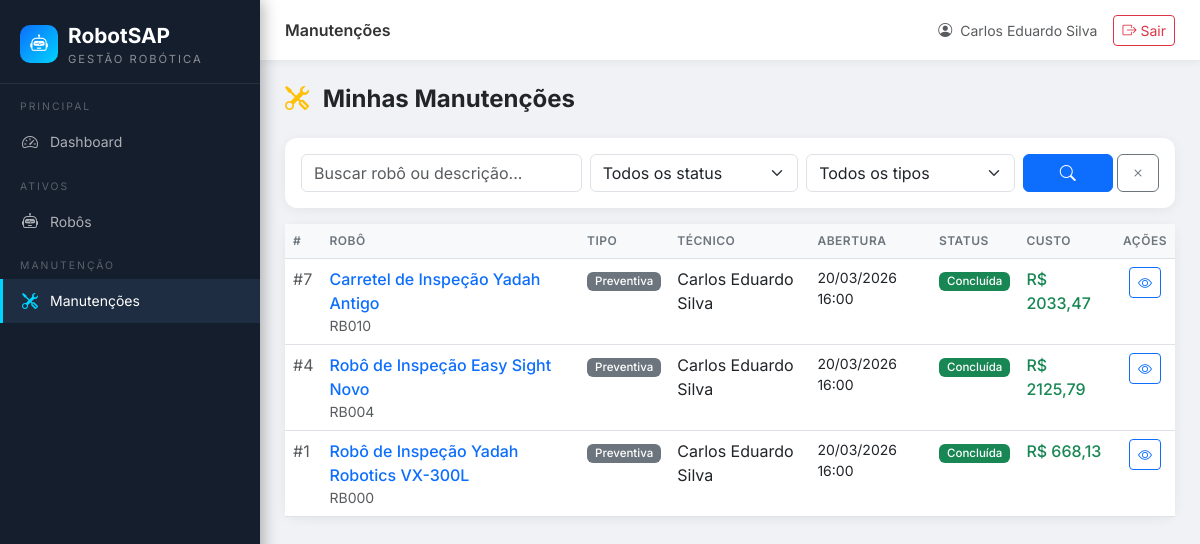
/manutencoes/ (signed in), run on the app's committed database.
### manutencoes/models.py (models this page shows, shortened)
class Manutencao(models.Model):
    TIPO_CHOICES = [
        ('preventiva', 'Preventiva'),
        ('corretiva', 'Corretiva'),
        ('preditiva', 'Preditiva'),
    ]
    STATUS_CHOICES = [
        ('aberta', 'Aberta'),
        ('em_execucao', 'Em execução'),
        ('concluida', 'Concluída'),
        ('cancelada', 'Cancelada'),
    ]
    STATUS_COLORS = {
        'aberta': 'primary',
        'em_execucao': 'warning',
        'concluida': 'success',
        'cancelada': 'danger',
    }
    robo = models.ForeignKey(Robot, on_delete=models.CASCADE, verbose_name='Robô')
    tecnico = models.ForeignKey(
        Tecnico, on_delete=models.SET_NULL, null=True, blank=True,
        verbose_name='Técnico Responsável'
    )
    tipo_manutencao = models.CharField(
        max_length=20, choices=TIPO_CHOICES, verbose_name='Tipo de Manutenção'
    )
    descricao = models.TextField(verbose_name='Descrição do Problema/Serviço')
    data_abertura = models.DateTimeField(auto_now_add=True, verbose_name='Data de Abertura')
    data_execucao = models.DateTimeField(null=True, blank=True, verbose_name='Data de Início da Execução')
    data_conclusao = models.DateTimeField(null=True, blank=True, verbose_name='Data de Conclusão')
    custo = models.DecimalField(max_digits=10, decimal_places=2, null=True, blank=True, verbose_name='Custo (R$)')
    pecas_substituidas = models.TextField(blank=True, verbose_name='Peças Substituídas')
    status = models.CharField(
        max_length=20, choices=STATUS_CHOICES, default='aberta', verbose_name='Status'
    )
    imagem_manutencao = models.ImageField(
        upload_to='manutencoes/imagens/', blank=True, null=True, verbose_name='Foto da Manutenção'
    )
    relatorio = models.FileField(
        upload_to='manutencoes/relatorios/', blank=True, null=True, verbose_name='Relatório'
    )
    observacoes_conclusao = models.TextField(blank=True, verbose_name='Observações de Conclusão')
    class Meta:
        verbose_name = 'Manutenção'
        verbose_name_plural = 'Manutenções'
        ordering = ['-data_abertura']
    def get_status_color(self):
        return self.STATUS_COLORS.get(self.status, 'secondary')

### robots/models.py (models this page shows, shortened)
class Robot(models.Model):
    STATUS_CHOICES = [
        ('operacional', 'Operacional'),
        ('em_manutencao', 'Em manutenção'),
        ('parado', 'Parado'),
        ('em_inspecao', 'Em inspeção'),
        ('inativo', 'Inativo'),
    ]
    STATUS_COLORS = {
        'operacional': 'success',
        'em_manutencao': 'warning',
        'parado': 'danger',
        'em_inspecao': 'info',
        'inativo': 'secondary',
    }
    nome = models.CharField(max_length=200, verbose_name='Nome do Robô')
    modelo = models.CharField(max_length=200, blank=True, verbose_name='Modelo')
    fabricante = models.CharField(max_length=200, blank=True, verbose_name='Fabricante')
    numero_serie = models.CharField(max_length=100, unique=True, blank=True, null=True, verbose_name='Número de Série (Ativo)')
    patrimonio = models.CharField(max_length=100, blank=True, verbose_name='Patrimônio')
    ano_fabricacao = models.PositiveIntegerField(null=True, blank=True, verbose_name='Ano de Fabricação')
    data_aquisicao = models.DateField(null=True, blank=True, verbose_name='Data de Aquisição')
    localizacao = models.CharField(max_length=300, blank=True, verbose_name='Localização')
    grupo = models.CharField(max_length=100, blank=True, verbose_name='Grupo')
    alocacao = models.CharField(max_length=200, blank=True, verbose_name='Alocação/Cliente')
    status_operacional = models.CharField(
        max_length=20, choices=STATUS_CHOICES, default='operacional',
        verbose_name='Status Operacional'
    )
    observacoes = models.TextField(blank=True, verbose_name='Observações')
    imagem = models.ImageField(upload_to='robots/imagens/', blank=True, null=True, verbose_name='Imagem')
    documento_tecnico = models.FileField(upload_to='robots/documentos/', blank=True, null=True, verbose_name='Documento Técnico')
    criado_em = models.DateTimeField(auto_now_add=True)
    atualizado_em = models.DateTimeField(auto_now=True)
    class Meta:
        verbose_name = 'Robô'
        verbose_name_plural = 'Robôs'
        ordering = ['nome']

### tecnicos/models.py (models this page shows, shortened)
class Tecnico(models.Model):
    ESPECIALIDADE_CHOICES = [
        ('mecanica', 'Mecânica'),
        ('eletrica', 'Elétrica'),
        ('eletronica', 'Eletrônica'),
        ('programacao', 'Programação/Software'),
        ('hidraulica', 'Hidráulica'),
        ('pneumatica', 'Pneumática'),
        ('inspecao', 'Inspeção Robótica'),
        ('geral', 'Manutenção Geral'),
    ]
    usuario = models.OneToOneField(
        User, on_delete=models.SET_NULL, null=True, blank=True,
        related_name='tecnico', verbose_name='Usuário de acesso'
    )
    nome = models.CharField(max_length=200, verbose_name='Nome Completo')
    matricula = models.CharField(max_length=50, blank=True, verbose_name='Matrícula')
    email = models.EmailField(blank=True, verbose_name='E-mail')
    telefone = models.CharField(max_length=20, blank=True, verbose_name='Telefone')
    especialidade = models.CharField(
        max_length=50, choices=ESPECIALIDADE_CHOICES, default='geral',
        verbose_name='Especialidade'
    )
    ativo = models.BooleanField(default=True, verbose_name='Ativo')
    criado_em = models.DateTimeField(auto_now_add=True)
    class Meta:
        verbose_name = 'Técnico'
        verbose_name_plural = 'Técnicos'
        ordering = ['nome']

### manutencoes/views.py (the view)
# urls.py: path('', views.ManutencaoListView.as_view(), name='list'),
class ManutencaoListView(LoginRequiredMixin, ListView):
    model = Manutencao
    template_name = 'manutencoes/manutencao_list.html'
    context_object_name = 'manutencoes'
    paginate_by = 15
    def get_queryset(self):
        queryset = Manutencao.objects.select_related('robo', 'tecnico')
        user = self.request.user
        if not (user.is_staff or user.is_superuser):
            if hasattr(user, 'tecnico'):
                queryset = queryset.filter(tecnico=user.tecnico)
            else:
                queryset = queryset.none()
        status = self.request.GET.get('status')
        tipo = self.request.GET.get('tipo')
        busca = self.request.GET.get('busca')
        if status:
            queryset = queryset.filter(status=status)
        if tipo:
            queryset = queryset.filter(tipo_manutencao=tipo)
        if busca:
            queryset = queryset.filter(
                Q(robo__nome__icontains=busca) | Q(descricao__icontains=busca)
            )
        return queryset
    def get_context_data(self, **kwargs):
        context = super().get_context_data(**kwargs)
        context['status_choices'] = Manutencao.STATUS_CHOICES
        context['tipo_choices'] = Manutencao.TIPO_CHOICES
        return context

### templates/manutencoes/manutencao_list.html (shortened to what this page needs)
{% extends 'base.html' %}
{% block page_title %}Manutenções{% endblock %}
{% block content %}
<div class="d-flex justify-content-between align-items-center mb-4">
    <h4 class="mb-0 fw-bold"><i class="bi bi-tools me-2 text-warning"></i>
        {% if request.user.is_staff or request.user.is_superuser %}
            PCM - Todas as Manutenções
        {% else %}
            Minhas Manutenções
        {% endif %}
    </h4>
</div>
<div class="card mb-3">
    <div class="card-body py-3">
        <form method="get" class="row g-2 align-items-end">
            <div class="col-md-4">
                <input type="text" name="busca" class="form-control" placeholder="Buscar robô ou descrição..." value="{{ request.GET.busca }}">
            </div>
            <div class="col-md-3">
                <select name="status" class="form-select">
                    <option value="">Todos os status</option>
                </select>
            </div>
            <div class="col-md-3">
                <select name="tipo" class="form-select">
                    <option value="">Todos os tipos</option>
                </select>
            </div>
            <div class="col-md-2 d-flex gap-1">
                <button type="submit" class="btn btn-primary flex-grow-1"><i class="bi bi-search"></i></button>
                <a href="{% url 'manutencoes:list' %}" class="btn btn-outline-secondary"><i class="bi bi-x"></i></a>
            </div>
        </form>
    </div>
</div>
<div class="card">
    <div class="card-body p-0">
        <div class="table-responsive">
            <table class="table table-hover mb-0">
                <thead class="table-light">
                    <tr>
                        <th>#</th>
                        <th>Robô</th>
                        <th>Tipo</th>
                        <th>Técnico</th>
                        <th>Abertura</th>
                        <th>Status</th>
                        <th>Custo</th>
                        <th class="text-center">Ações</th>
                    </tr>
                </thead>
                <tbody>
                {% for m in manutencoes %}
                <tr>
                    <td class="text-muted">#{{ m.pk }}</td>
                    <td>
                        <a href="{% url 'robots:detail' m.robo.pk %}" class="text-decoration-none fw-medium">
                            {{ m.robo.nome }}
                        </a>
                        {% if m.robo.patrimonio %}<div class="text-muted small">{{ m.robo.patrimonio }}</div>{% endif %}
                    </td>
                    <td><span class="badge bg-secondary">{{ m.get_tipo_manutencao_display }}</span></td>
                    <td>{{ m.tecnico.nome|default:"<span class='text-muted'>—</span>" }}</td>
                    <td class="small">{{ m.data_abertura|date:"d/m/Y H:i" }}</td>
                    <td><span class="badge bg-{{ m.get_status_color }}">{{ m.get_status_display }}</span></td>
                    <td>
                        {% if m.custo %}<span class="text-success fw-medium">R$ {{ m.custo|floatformat:2 }}</span>
                        {% else %}—{% endif %}
                    </td>
                    <td class="text-center">
                        <div class="btn-group btn-group-sm">
                            <a href="{% url 'manutencoes:detail' m.pk %}" class="btn btn-outline-primary" title="Ver">
                                <i class="bi bi-eye"></i>
                            </a>
                        </div>
                    </td>
                </tr>
                {% endfor %}
                </tbody>
            </table>
        </div>
    </div>
</div>
{% endblock %}

### templates/base.html (shortened to what this page needs)
<!DOCTYPE html>
<html lang="pt-BR">
<head>
    <link href="https://cdn.jsdelivr.net/npm/bootstrap@5.3.0/dist/css/bootstrap.min.css" rel="stylesheet">
    <link href="https://cdn.jsdelivr.net/npm/bootstrap-icons@1.10.0/font/bootstrap-icons.css" rel="stylesheet">
</head>
<body>
<nav id="sidebar">
    <div class="sidebar-brand d-flex align-items-center">
        <div class="sidebar-logo-icon"><i class="bi bi-robot"></i></div>
        <div>
            <div class="logo-text">RobotSAP</div>
            <div class="logo-sub">Gestão Robótica</div>
        </div>
    </div>
    <ul class="sidebar-nav nav flex-column">
        <li class="nav-section-title">Principal</li>
        <li class="nav-item">
            <a href="{% url 'dashboard:index' %}" class="nav-link {% if request.resolver_match.app_name == 'dashboard' %}active{% endif %}">
                <i class="bi bi-speedometer2"></i> Dashboard
            </a>
        </li>
        <li class="nav-section-title">Ativos</li>
        <li class="nav-item">
            <a href="{% url 'robots:list' %}" class="nav-link {% if request.resolver_match.app_name == 'robots' %}active{% endif %}">
                <i class="bi bi-robot"></i> Robôs
            </a>
        </li>
        <li class="nav-section-title">Manutenção</li>
        <li class="nav-item">
            <a href="{% url 'manutencoes:list' %}" class="nav-link {% if request.resolver_match.app_name == 'manutencoes' %}active{% endif %}">
                <i class="bi bi-tools"></i> Manutenções
            </a>
        </li>
    </ul>
</nav>
<div id="main-content">
    <div id="topbar">
        <div class="d-flex align-items-center gap-3">
            <span class="topbar-title">{% block page_title %}{% endblock %}</span>
        </div>
        <div class="d-flex align-items-center gap-3">
            <span class="text-muted small">
                <i class="bi bi-person-circle me-1"></i>
                {{ request.user.get_full_name|default:request.user.username }}
            </span>
            <form method="post" action="{% url 'usuarios:logout' %}" class="d-inline">
                <button type="submit" class="btn btn-sm btn-outline-danger">
                    <i class="bi bi-box-arrow-right me-1"></i>Sair
                </button>
            </form>
        </div>
    </div>
    <div class="page-content">
        {% block content %}{% endblock %}
    </div>
</div>
</body>
</html>

### templates/base.html (style rules this page uses)
:root { --sidebar-width: 260px; }
* { font-family: 'Inter', sans-serif; }
body { background: #f0f2f5; min-height: 100vh; }
#sidebar { position: fixed; top: 0; left: 0; bottom: 0; width: var(--sidebar-width); background: #151e2d; z-index: 1000; overflow-y: auto; transition: all 0.3s ease; box-shadow: 3px 0 15px rgba(0,0,0,0.3); }
.sidebar-brand { padding: 20px 20px 15px; border-bottom: 1px solid rgba(255,255,255,0.08); }
.sidebar-brand .logo-text { font-size: 1.3rem; font-weight: 700; color: #fff; }
.sidebar-brand .logo-sub { font-size: 0.7rem; color: rgba(255,255,255,0.5); text-transform: uppercase; letter-spacing: 2px; }
.sidebar-logo-icon { width: 38px; height: 38px; background: linear-gradient(135deg, #0d6efd, #00d4ff); border-radius: 10px; display: flex; align-items: center; justify-content: center; font-size: 1.1rem; color: #fff; margin-right: 10px; }
.nav-section-title { font-size: 0.65rem; text-transform: uppercase; letter-spacing: 2px; color: rgba(255,255,255,0.3); padding: 15px 20px 5px; }
.sidebar-nav .nav-item .nav-link { color: rgba(255,255,255,0.65); padding: 10px 20px; display: flex; align-items: center; gap: 10px; transition: all 0.2s; font-size: 0.875rem; }
.sidebar-nav .nav-item .nav-link:hover, .sidebar-nav .nav-item .nav-link.active { color: #fff; background: #1e2d42; border-left: 3px solid #00d4ff; padding-left: 17px; }
.sidebar-nav .nav-item .nav-link i { font-size: 1rem; width: 20px; text-align: center; }
.sidebar-nav .nav-item .nav-link.active i { color: #00d4ff; }
#main-content { margin-left: var(--sidebar-width); min-height: 100vh; }
#topbar { background: #fff; padding: 0 25px; height: 60px; display: flex; align-items: center; justify-content: space-between; box-shadow: 0 2px 8px rgba(0,0,0,0.06); position: sticky; top: 0; z-index: 100; }
.topbar-title { font-weight: 600; font-size: 1rem; color: #333; }
.page-content { padding: 25px; }
.card { border: none; border-radius: 12px; box-shadow: 0 2px 12px rgba(0,0,0,0.06); }
.table th { font-size: 0.75rem; text-transform: uppercase; letter-spacing: 0.5px; color: #6c757d; font-weight: 600; }
.badge { font-size: 0.72rem; font-weight: 500; padding: 4px 8px; }

### data on the page
Manutencao: pk "7", robo.nome "Carretel de Inspeção Yadah Antigo", robo.patrimonio "RB010", tipo_manutencao "Preventiva", tecnico.nome "Carlos Eduardo Silva", data_abertura "20/03/2026 16:00", status "Concluída", custo "2033,47"
Manutencao: pk "4", robo.nome "Robô de Inspeção Easy Sight Novo", robo.patrimonio "RB004", tipo_manutencao "Preventiva", tecnico.nome "Carlos Eduardo Silva", data_abertura "20/03/2026 16:00", status "Concluída", custo "2125,79"
Manutencao: pk "1", robo.nome "Robô de Inspeção Yadah Robotics VX-300L", robo.patrimonio "RB000", tipo_manutencao "Preventiva", tecnico.nome "Carlos Eduardo Silva", data_abertura "20/03/2026 16:00", status "Concluída", custo "668,13"

### other printed values
{{ request.user.get_full_name|default:request.user.username }} "Carlos Eduardo Silva"
